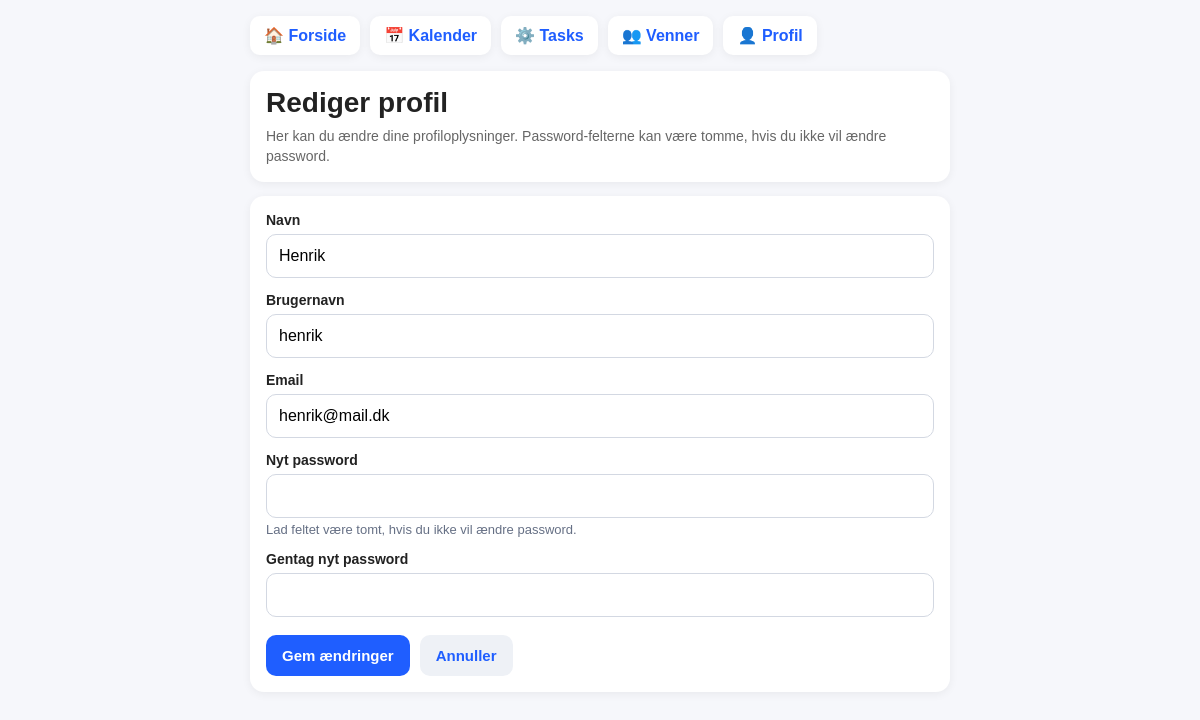
The app's page /edit-profile (signed in) with its own data.
### tables this page shows
CREATE TABLE users (
    id INTEGER PRIMARY KEY,
    name TEXT NOT NULL,
    username TEXT NOT NULL UNIQUE,
    email TEXT NOT NULL UNIQUE,
    password_hash TEXT,
    is_admin BOOLEAN NOT NULL DEFAULT 0,
    is_active BOOLEAN NOT NULL DEFAULT 1
);

### app.py (the view, shortened to what this page needs)
@app.route("/edit-profile", methods=["GET", "POST"])
def edit_profile():
    user, redirect_response = require_login()
    if redirect_response:
        return redirect_response
    db = get_db()
    user_id = user["id"]
    error_message = None
    return render_template("edit_profile.html", user=user, error_message=error_message)

### app.py (called while the page is built)
def get_db():
    conn = sqlite3.connect("database.db")
    conn.row_factory = sqlite3.Row
    return conn

def get_current_user_id():
    return session.get("user_id")

def get_current_user():
    user_id = get_current_user_id()
    if not user_id:
        return None
    db = get_db()
    user = db.execute("""
        SELECT id, name, username, email, password_hash, is_admin, is_active
        FROM users
        WHERE id = ?
    """, (user_id,)).fetchone()
    return user

def require_login():
    user = get_current_user()
    if user is None:
        return None, redirect("/login")
    if user["is_active"] != 1:
        session.pop("user_id", None)
        return None, redirect("/login")
    return user, None

@app.context_processor
def inject_global_template_data():
    user = get_current_user()
    return {
        "current_user": user
    }

### templates/edit_profile.html (shortened to what this page needs)
<!DOCTYPE html>
<html lang="da">
<head>
</head>
<body>
    <div class="container">
        <div class="top-links">
            <a class="nav-link" href="/">🏠 Forside</a>
            <a class="nav-link" href="/calendar">📅 Kalender</a>
            <a class="nav-link" href="/manage_tasks">⚙️ Tasks</a>
            <a class="nav-link" href="/friends">👥 Venner</a>
            <a class="nav-link" href="/profile">👤 Profil</a>
        </div>
        <div class="card">
            <h1>Rediger profil</h1>
            <div class="subtitle">
                Her kan du ændre dine profiloplysninger. Password-felterne kan være tomme, hvis du ikke vil ændre password.
            </div>
        </div>
        <div class="card">
            <form method="POST">
                <div class="form-group">
                    <label for="name">Navn</label>
                    <input id="name" name="name" type="text" value="{{ user['name'] }}" required>
                </div>
                <div class="form-group">
                    <label for="username">Brugernavn</label>
                    <input id="username" name="username" type="text" value="{{ user['username'] }}" required>
                </div>
                <div class="form-group">
                    <label for="email">Email</label>
                    <input id="email" name="email" type="email" value="{{ user['email'] }}" required>
                </div>
                <div class="form-group">
                    <label for="password">Nyt password</label>
                    <input id="password" name="password" type="password">
                    <div class="helper">Lad feltet være tomt, hvis du ikke vil ændre password.</div>
                </div>
                <div class="form-group">
                    <label for="confirm_password">Gentag nyt password</label>
                    <input id="confirm_password" name="confirm_password" type="password">
                </div>
                <div class="btn-row">
                    <button class="btn" type="submit">Gem ændringer</button>
                    <a class="btn btn-secondary" href="/profile">Annuller</a>
                </div>
            </form>
        </div>
    </div>
</body>
</html>

### templates/edit_profile.html (style rules this page uses)
body { font-family: Arial, sans-serif; padding: 16px; margin: 0; background: #f6f7fb; color: #222; }
.container { max-width: 700px; margin: 0 auto; }
.top-links { display: flex; gap: 10px; flex-wrap: wrap; margin-bottom: 16px; }
.nav-link { display: inline-block; text-decoration: none; background: white; color: #1f5eff; padding: 10px 14px; border-radius: 10px; box-shadow: 0 2px 10px rgba(0,0,0,0.06); font-weight: 600; }
.card { background: white; border-radius: 14px; padding: 16px; box-shadow: 0 2px 10px rgba(0,0,0,0.06); margin-bottom: 14px; }
h1 { font-size: 28px; margin: 0 0 8px 0; }
.subtitle { color: #666; font-size: 14px; line-height: 1.4; }
.form-group { margin-bottom: 14px; }
label { display: block; font-size: 14px; font-weight: 600; margin-bottom: 6px; }
input[type="text"], input[type="email"], input[type="password"] { width: 100%; padding: 12px; border: 1px solid #d3d8e2; border-radius: 10px; box-sizing: border-box; font-size: 16px; background: #fff; }
.helper { font-size: 13px; color: #667085; margin-top: 4px; }
.btn-row { display: flex; gap: 10px; flex-wrap: wrap; margin-top: 18px; }
.btn { display: inline-block; padding: 12px 16px; border: none; border-radius: 10px; background: #1f5eff; color: white; font-size: 15px; font-weight: 600; cursor: pointer; text-decoration: none; }
.btn-secondary { background: #eef1f6; color: #1f5eff; }

### records on screen
users: name "Henrik", username "henrik", email "henrik@mail.dk"
